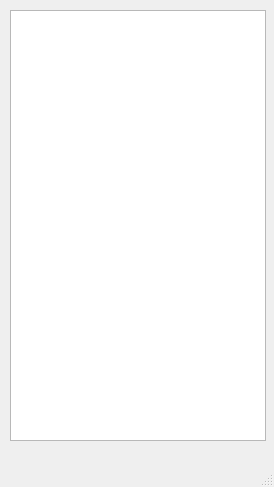
<?xml version="1.0" encoding="UTF-8"?>
<ui version="4.0">
 <class>ReturnBookWindow</class>
 <widget class="QMainWindow" name="ReturnBookWindow">
  <property name="geometry">
   <rect>
    <x>0</x>
    <y>0</y>
    <width>274</width>
    <height>487</height>
   </rect>
  </property>
  <property name="windowTitle">
   <string>MainWindow</string>
  </property>
  <widget class="QWidget" name="centralwidget">
   <widget class="QListWidget" name="listWidget">
    <property name="geometry">
     <rect>
      <x>10</x>
      <y>10</y>
      <width>256</width>
      <height>431</height>
     </rect>
    </property>
   </widget>
  </widget>
  <widget class="QMenuBar" name="menubar">
   <property name="geometry">
    <rect>
     <x>0</x>
     <y>0</y>
     <width>274</width>
     <height>20</height>
    </rect>
   </property>
  </widget>
  <widget class="QStatusBar" name="statusbar"/>
 </widget>
 <resources/>
 <connections/>
</ui>
